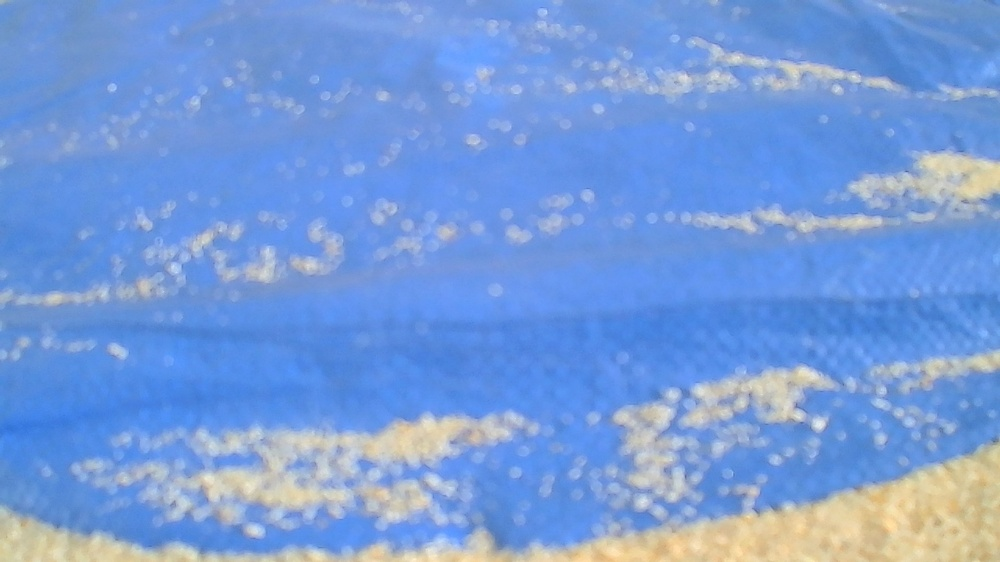
#> input picture agua1.jpg, 1000 x 562 px, shrunk from 1920 x 1080 before the run
$ python -i Prueba1.py   (imports and definitions only)
#> lines starting #> are read from the running program, lines starting #| are printed output that depends on the picture; after the words box and inside, x2 and y2 are one past the last pixel; in counts of white or black regions, pixels touching at a corner belong together
#> further down, picture is the input picture: shape (562, 1000, 3); mean B, G, R 217.7, 155.7, 118.3
import RPi.GPIO as GPIO
import time
import sys
import cv2
import numpy as np

# Definición de pines para motor 1
IN1 = 18  # Pin de dirección motor 1
IN2 = 27  # Pin de dirección motor 1

# Definición de pines para motor 2
IN3 = 23  # Pin de dirección motor 2
IN4 = 24  # Pin de dirección motor 2
out1 = 16

# Configuración de pines
# [6 lines not run here, left out]

# Función para mover ambos motores hacia adelante
def forward():
    GPIO.output(IN1, GPIO.HIGH)
    GPIO.output(IN2, GPIO.LOW)
    GPIO.output(IN3, GPIO.HIGH)
    GPIO.output(IN4, GPIO.LOW)

# Función para mover ambos motores hacia atrás
def backward():
    GPIO.output(IN1, GPIO.LOW)
    GPIO.output(IN2, GPIO.HIGH)
    GPIO.output(IN3, GPIO.LOW)
    GPIO.output(IN4, GPIO.HIGH)

# Función para girar a la izquierda
def left():
    GPIO.output(IN1, GPIO.HIGH)
    GPIO.output(IN2, GPIO.LOW)
    GPIO.output(IN3, GPIO.LOW)
    GPIO.output(IN4, GPIO.HIGH)

# Función para girar a la derecha
def right():
    GPIO.output(IN1, GPIO.LOW)
    GPIO.output(IN2, GPIO.HIGH)
    GPIO.output(IN3, GPIO.HIGH)
    GPIO.output(IN4, GPIO.LOW)

# Función para detener
def stop():
    GPIO.output(IN1, GPIO.LOW)
    GPIO.output(IN2, GPIO.LOW)
    GPIO.output(IN3, GPIO.LOW)
    GPIO.output(IN4, GPIO.LOW)

# Función para detectar la tonalidad azul-celeste y negra en una imagen
def detectar_tonalidad(imagen):
    # Convertir la imagen de BGR a HSV (Hue, Saturation, Value)
    hsv = cv2.cvtColor(imagen, cv2.COLOR_BGR2HSV)
#> hsv: shape (562, 1000, 3); mean H, S, V 101.7, 122.3, 221.7

    # Definir el rango de tonalidades azules-celestes en HSV
    lower_azul_celeste = np.array([85, 100, 100])
    upper_azul_celeste = np.array([110, 255, 255])

    # Definir el rango de tonalidades negras en HSV
    lower_negro = np.array([0, 0, 0])
    upper_negro = np.array([180, 255, 20])

    # Aplicar la máscara para encontrar los píxeles en el rango de azul-celeste
    mask_azul_celeste = cv2.inRange(hsv, lower_azul_celeste, upper_azul_celeste)
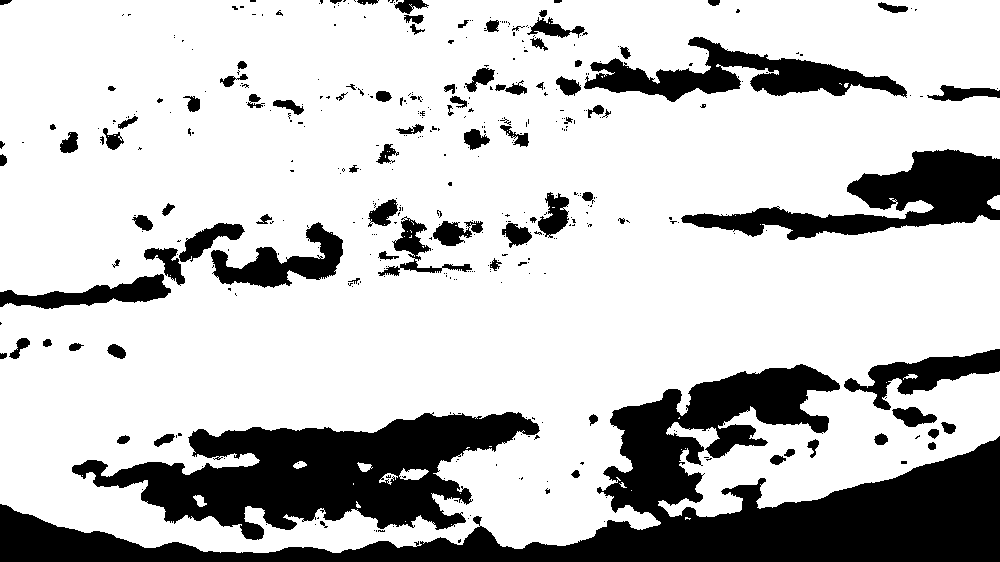
#> mask_azul_celeste: shape (562, 1000); 76.9% white; 423 black regions (327 under 20 px), largest, box (x1, y1, x2, y2) and area: (0, 364, 1000, 562) 55963, (72, 412, 540, 540) 28945, (681, 149, 1000, 240) 11429
    # Aplicar la máscara para encontrar los píxeles en el rango de negro
    mask_negro = cv2.inRange(hsv, lower_negro, upper_negro)
#> mask_negro: shape (562, 1000); every value is 0

    # Calcular el porcentaje de píxeles azul-celestes y negros
    total_pixeles = np.prod(imagen.shape[:2])
#> total_pixeles = 562000
    pixeles_azul_celeste = cv2.countNonZero(mask_azul_celeste)
#> pixeles_azul_celeste = 432170
    porcentaje_azul_celeste = (pixeles_azul_celeste / total_pixeles) * 100
#> porcentaje_azul_celeste = 76.9

    pixeles_negro = cv2.countNonZero(mask_negro)
#> pixeles_negro = 0
    porcentaje_negro = (pixeles_negro / total_pixeles) * 100
#> porcentaje_negro = 0

    return porcentaje_azul_celeste, porcentaje_negro

# Inicializar la cámara web
# [1 line not run here, left out]

# Inicializar el contador
contador = 0

# Lógica principal del programa
# [57 lines not run here, left out]

>>> import cv2
>>> picture = cv2.imread('agua1.jpg')
>>> result = detectar_tonalidad(picture)
#> result = (76.9, 0)

$ run again, on agua2.jpg
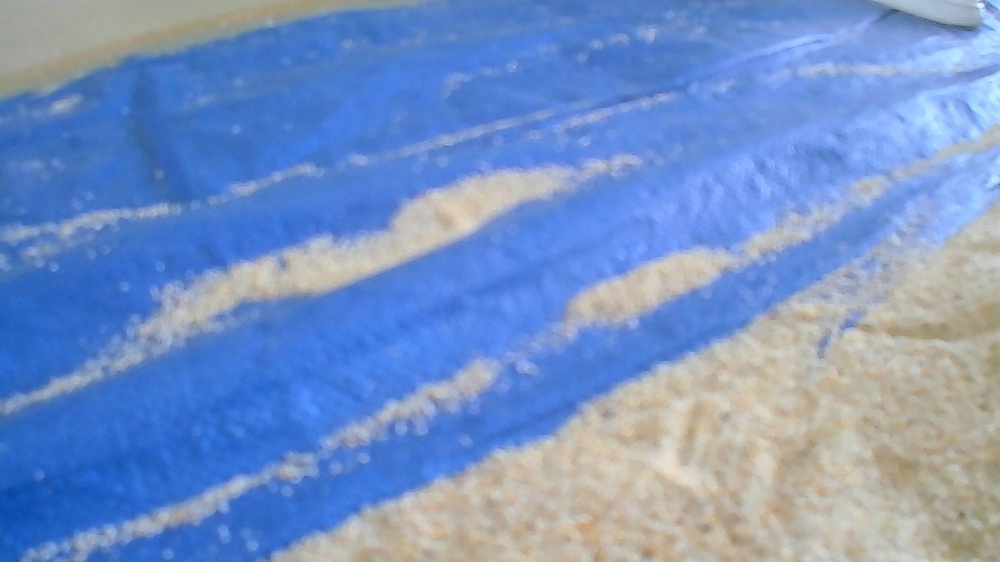
#> input picture agua2.jpg, 1000 x 562 px, shrunk from 1920 x 1080 before the run
#> picture is the input picture: shape (562, 1000, 3); mean B, G, R 197.2, 146.5, 117.7
#> hsv: shape (562, 1000, 3); mean H, S, V 86, 112.8, 203.5
#> in detectar_tonalidad, `mask_azul_celeste = cv2.inRange(hsv, lower_azul_celeste, upper_azul_ce..`:
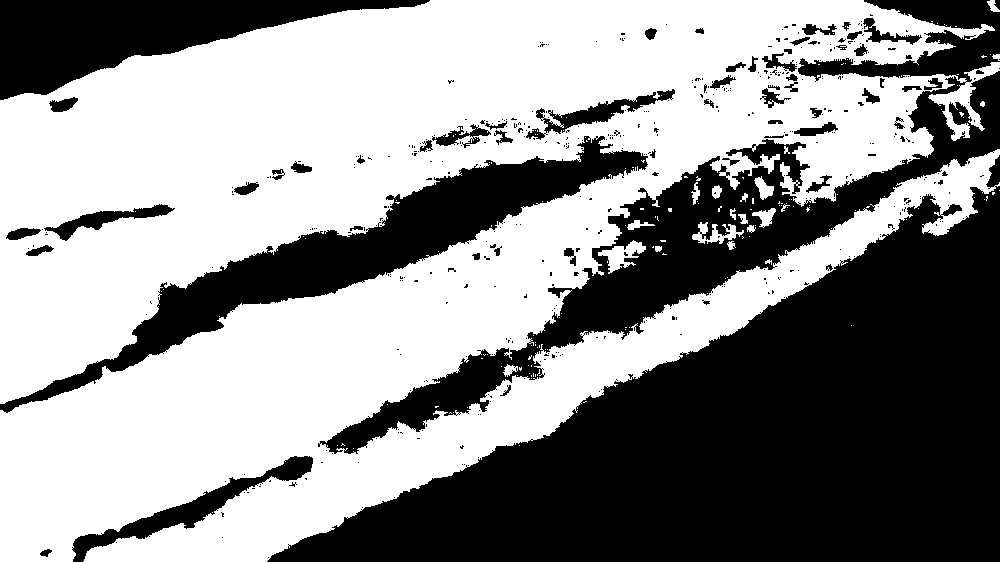
#> mask_azul_celeste: shape (562, 1000); 56.7% white; 449 black regions (388 under 20 px), largest, box (x1, y1, x2, y2) and area: (267, 155, 1000, 562) 136411, (318, 0, 1000, 454) 45814, (0, 136, 648, 413) 28476
#> mask_negro: shape (562, 1000); every value is 0
#> pixeles_azul_celeste = 318388
#> porcentaje_azul_celeste = 56.65
#> pixeles_negro = 0
#> result = (56.65, 0)

$ run again, on agua3.jpg
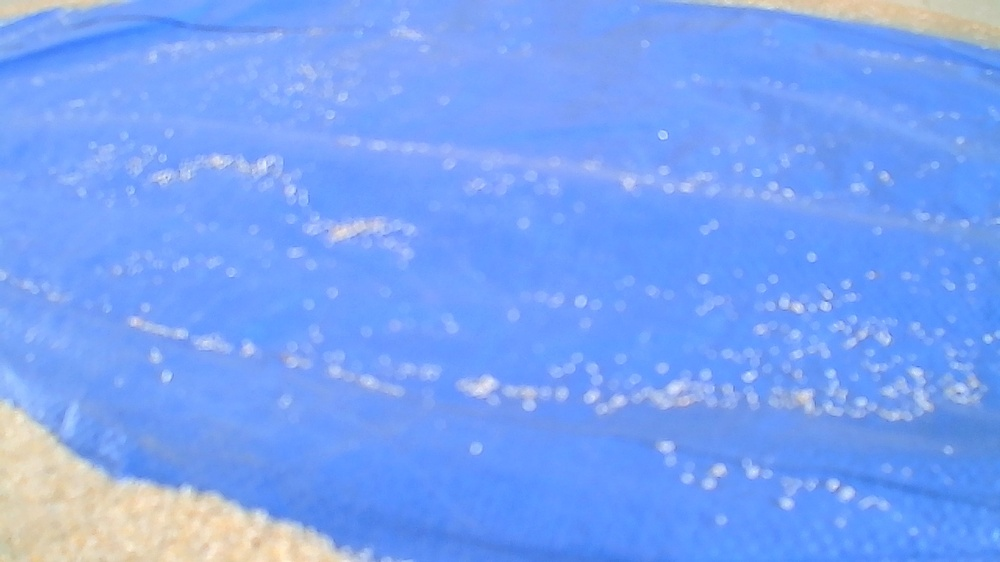
#> input picture agua3.jpg, 1000 x 562 px, shrunk from 1920 x 1080 before the run
#> picture is the input picture: shape (562, 1000, 3); mean B, G, R 245.8, 162.6, 120
#> hsv: shape (562, 1000, 3); mean H, S, V 104.8, 133.5, 248.3
#> in detectar_tonalidad, `mask_azul_celeste = cv2.inRange(hsv, lower_azul_celeste, upper_azul_ce..`:
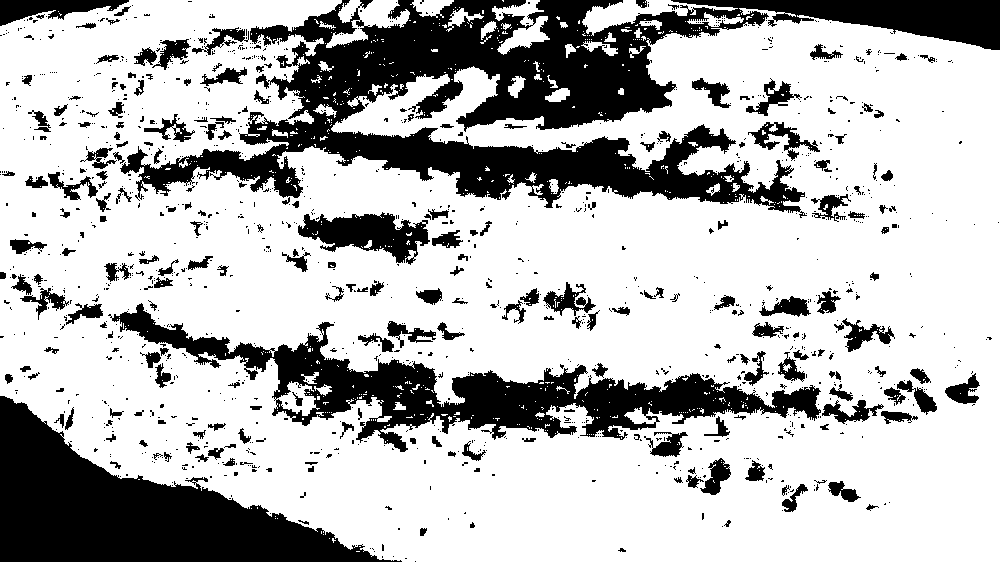
#> mask_azul_celeste: shape (562, 1000); 72.6% white; 1250 black regions (1020 under 20 px), largest, box (x1, y1, x2, y2) and area: (120, 0, 1000, 218) 64961, (0, 396, 402, 562) 28944, (108, 303, 821, 452) 25212
#> mask_negro: shape (562, 1000); every value is 0
#> pixeles_azul_celeste = 408198
#> porcentaje_azul_celeste = 72.63
#> pixeles_negro = 0
#> result = (72.63, 0)
